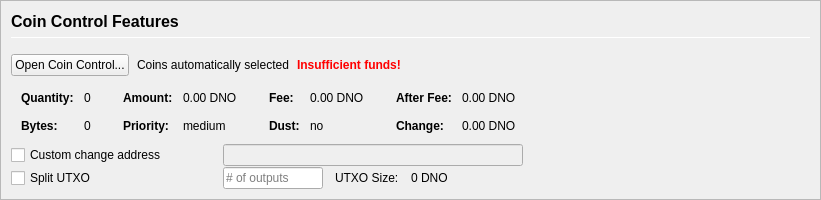
         <widget class="QFrame" name="frameCoinControl">
          <property name="sizePolicy">
           <sizepolicy hsizetype="Expanding" vsizetype="Expanding">
            <horstretch>0</horstretch>
            <verstretch>0</verstretch>
           </sizepolicy>
          </property>
          <property name="maximumSize">
           <size>
            <width>16777215</width>
            <height>16777215</height>
           </size>
          </property>
          <property name="frameShape">
           <enum>QFrame::StyledPanel</enum>
          </property>
          <property name="frameShadow">
           <enum>QFrame::Sunken</enum>
          </property>
          <layout class="QVBoxLayout" name="verticalLayoutCoinControl2">
           <property name="spacing">
            <number>0</number>
           </property>
           <property name="leftMargin">
            <number>0</number>
           </property>
           <property name="topMargin">
            <number>0</number>
           </property>
           <property name="rightMargin">
            <number>0</number>
           </property>
           <property name="bottomMargin">
            <number>0</number>
           </property>
           <item>
            <widget class="QFrame" name="frameCoinControl_BG">
             <layout class="QVBoxLayout" name="verticalLayoutCoinControl" stretch="0,0,0,0,0,0">
              <property name="spacing">
               <number>1</number>
              </property>
              <property name="leftMargin">
               <number>10</number>
              </property>
              <property name="topMargin">
               <number>10</number>
              </property>
              <item>
               <layout class="QHBoxLayout" name="horizontalLayoutCoinControl1">
                <property name="bottomMargin">
                 <number>15</number>
                </property>
                <item>
                 <layout class="QVBoxLayout" name="verticalLayout_3">
                  <property name="spacing">
                   <number>6</number>
                  </property>
                  <item>
                   <widget class="QLabel" name="labelCoinControlFeatures">
                    <property name="sizePolicy">
                     <sizepolicy hsizetype="Preferred" vsizetype="Maximum">
                      <horstretch>0</horstretch>
                      <verstretch>0</verstretch>
                     </sizepolicy>
                    </property>
                    <property name="minimumSize">
                     <size>
                      <width>0</width>
                      <height>20</height>
                     </size>
                    </property>
                    <property name="font">
                     <font>
                      <pointsize>12</pointsize>
                      <weight>75</weight>
                      <bold>true</bold>
                     </font>
                    </property>
                    <property name="styleSheet">
                     <string notr="true">font-weight:bold;</string>
                    </property>
                    <property name="text">
                     <string>Coin Control Features</string>
                    </property>
                   </widget>
                  </item>
                  <item>
                   <widget class="Line" name="line">
                    <property name="minimumSize">
                     <size>
                      <width>0</width>
                      <height>1</height>
                     </size>
                    </property>
                    <property name="maximumSize">
                     <size>
                      <width>16777215</width>
                      <height>1</height>
                     </size>
                    </property>
                    <property name="orientation">
                     <enum>Qt::Horizontal</enum>
                    </property>
                   </widget>
                  </item>
                 </layout>
                </item>
               </layout>
              </item>
              <item>
               <layout class="QHBoxLayout" name="horizontalLayoutCoinControl2" stretch="0,0,0,0">
                <property name="spacing">
                 <number>8</number>
                </property>
                <property name="bottomMargin">
                 <number>10</number>
                </property>
                <item>
                 <widget class="QPushButton" name="pushButtonCoinControl">
                  <property name="styleSheet">
                   <string notr="true"/>
                  </property>
                  <property name="text">
                   <string>Open Coin Control...</string>
                  </property>
                  <property name="autoDefault">
                   <bool>false</bool>
                  </property>
                 </widget>
                </item>
                <item>
                 <widget class="QLabel" name="labelCoinControlAutomaticallySelected">
                  <property name="text">
                   <string>Coins automatically selected</string>
                  </property>
                  <property name="margin">
                   <number>5</number>
                  </property>
                 </widget>
                </item>
                <item>
                 <widget class="QLabel" name="labelCoinControlInsuffFunds">
                  <property name="font">
                   <font>
                    <weight>75</weight>
                    <bold>true</bold>
                   </font>
                  </property>
                  <property name="styleSheet">
                   <string notr="true">color:red;font-weight:bold;</string>
                  </property>
                  <property name="text">
                   <string>Insufficient funds!</string>
                  </property>
                  <property name="margin">
                   <number>5</number>
                  </property>
                 </widget>
                </item>
                <item>
                 <spacer name="horizontalSpacerCoinControl">
                  <property name="orientation">
                   <enum>Qt::Horizontal</enum>
                  </property>
                  <property name="sizeHint" stdset="0">
                   <size>
                    <width>40</width>
                    <height>1</height>
                   </size>
                  </property>
                 </spacer>
                </item>
               </layout>
              </item>
              <item>
               <widget class="QWidget" name="widgetCoinControl" native="true">
                <property name="sizePolicy">
                 <sizepolicy hsizetype="Preferred" vsizetype="Preferred">
                  <horstretch>0</horstretch>
                  <verstretch>0</verstretch>
                 </sizepolicy>
                </property>
                <property name="minimumSize">
                 <size>
                  <width>0</width>
                  <height>0</height>
                 </size>
                </property>
                <property name="styleSheet">
                 <string notr="true"/>
                </property>
                <layout class="QHBoxLayout" name="horizontalLayoutCoinControl5">
                 <property name="leftMargin">
                  <number>0</number>
                 </property>
                 <property name="topMargin">
                  <number>0</number>
                 </property>
                 <property name="rightMargin">
                  <number>0</number>
                 </property>
                 <property name="bottomMargin">
                  <number>0</number>
                 </property>
                 <item>
                  <layout class="QHBoxLayout" name="horizontalLayoutCoinControl3" stretch="0,0,0,1">
                   <property name="spacing">
                    <number>20</number>
                   </property>
                   <property name="topMargin">
                    <number>0</number>
                   </property>
                   <property name="bottomMargin">
                    <number>10</number>
                   </property>
                   <item>
                    <layout class="QFormLayout" name="formLayoutCoinControl1">
                     <property name="horizontalSpacing">
                      <number>10</number>
                     </property>
                     <property name="verticalSpacing">
                      <number>14</number>
                     </property>
                     <property name="leftMargin">
                      <number>10</number>
                     </property>
                     <property name="topMargin">
                      <number>4</number>
                     </property>
                     <property name="rightMargin">
                      <number>6</number>
                     </property>
                     <item row="0" column="0">
                      <widget class="QLabel" name="labelCoinControlQuantityText">
                       <property name="font">
                        <font>
                         <weight>75</weight>
                         <bold>true</bold>
                        </font>
                       </property>
                       <property name="text">
                        <string>Quantity:</string>
                       </property>
                       <property name="margin">
                        <number>0</number>
                       </property>
                      </widget>
                     </item>
                     <item row="0" column="1">
                      <widget class="QLabel" name="labelCoinControlQuantity">
                       <property name="cursor">
                        <cursorShape>IBeamCursor</cursorShape>
                       </property>
                       <property name="contextMenuPolicy">
                        <enum>Qt::ActionsContextMenu</enum>
                       </property>
                       <property name="text">
                        <string notr="true">0</string>
                       </property>
                       <property name="margin">
                        <number>0</number>
                       </property>
                       <property name="textInteractionFlags">
                        <set>Qt::LinksAccessibleByMouse|Qt::TextSelectableByKeyboard|Qt::TextSelectableByMouse</set>
                       </property>
                      </widget>
                     </item>
                     <item row="1" column="0">
                      <widget class="QLabel" name="labelCoinControlBytesText">
                       <property name="font">
                        <font>
                         <weight>75</weight>
                         <bold>true</bold>
                        </font>
                       </property>
                       <property name="text">
                        <string>Bytes:</string>
                       </property>
                      </widget>
                     </item>
                     <item row="1" column="1">
                      <widget class="QLabel" name="labelCoinControlBytes">
                       <property name="cursor">
                        <cursorShape>IBeamCursor</cursorShape>
                       </property>
                       <property name="contextMenuPolicy">
                        <enum>Qt::ActionsContextMenu</enum>
                       </property>
                       <property name="text">
                        <string notr="true">0</string>
                       </property>
                       <property name="textInteractionFlags">
                        <set>Qt::LinksAccessibleByMouse|Qt::TextSelectableByKeyboard|Qt::TextSelectableByMouse</set>
                       </property>
                      </widget>
                     </item>
                    </layout>
                   </item>
                   <item>
                    <layout class="QFormLayout" name="formLayoutCoinControl2">
                     <property name="horizontalSpacing">
                      <number>10</number>
                     </property>
                     <property name="verticalSpacing">
                      <number>14</number>
                     </property>
                     <property name="leftMargin">
                      <number>6</number>
                     </property>
                     <property name="topMargin">
                      <number>4</number>
                     </property>
                     <property name="rightMargin">
                      <number>6</number>
                     </property>
                     <item row="0" column="0">
                      <widget class="QLabel" name="labelCoinControlAmountText">
                       <property name="font">
                        <font>
                         <weight>75</weight>
                         <bold>true</bold>
                        </font>
                       </property>
                       <property name="text">
                        <string>Amount:</string>
                       </property>
                       <property name="margin">
                        <number>0</number>
                       </property>
                      </widget>
                     </item>
                     <item row="0" column="1">
                      <widget class="QLabel" name="labelCoinControlAmount">
                       <property name="cursor">
                        <cursorShape>IBeamCursor</cursorShape>
                       </property>
                       <property name="contextMenuPolicy">
                        <enum>Qt::ActionsContextMenu</enum>
                       </property>
                       <property name="text">
                        <string notr="true">0.00 DNO</string>
                       </property>
                       <property name="textInteractionFlags">
                        <set>Qt::LinksAccessibleByMouse|Qt::TextSelectableByKeyboard|Qt::TextSelectableByMouse</set>
                       </property>
                      </widget>
                     </item>
                     <item row="1" column="0">
                      <widget class="QLabel" name="labelCoinControlPriorityText">
                       <property name="font">
                        <font>
                         <weight>75</weight>
                         <bold>true</bold>
                        </font>
                       </property>
                       <property name="text">
                        <string>Priority:</string>
                       </property>
                      </widget>
                     </item>
                     <item row="1" column="1">
                      <widget class="QLabel" name="labelCoinControlPriority">
                       <property name="cursor">
                        <cursorShape>IBeamCursor</cursorShape>
                       </property>
                       <property name="contextMenuPolicy">
                        <enum>Qt::ActionsContextMenu</enum>
                       </property>
                       <property name="text">
                        <string>medium</string>
                       </property>
                       <property name="textInteractionFlags">
                        <set>Qt::LinksAccessibleByMouse|Qt::TextSelectableByKeyboard|Qt::TextSelectableByMouse</set>
                       </property>
                      </widget>
                     </item>
                    </layout>
                   </item>
                   <item>
                    <layout class="QFormLayout" name="formLayoutCoinControl3">
                     <property name="horizontalSpacing">
                      <number>10</number>
                     </property>
                     <property name="verticalSpacing">
                      <number>14</number>
                     </property>
                     <property name="leftMargin">
                      <number>6</number>
                     </property>
                     <property name="topMargin">
                      <number>4</number>
                     </property>
                     <property name="rightMargin">
                      <number>6</number>
                     </property>
                     <item row="0" column="0">
                      <widget class="QLabel" name="labelCoinControlFeeText">
                       <property name="font">
                        <font>
                         <weight>75</weight>
                         <bold>true</bold>
                        </font>
                       </property>
                       <property name="text">
                        <string>Fee:</string>
                       </property>
                       <property name="margin">
                        <number>0</number>
                       </property>
                      </widget>
                     </item>
                     <item row="0" column="1">
                      <widget class="QLabel" name="labelCoinControlFee">
                       <property name="cursor">
                        <cursorShape>IBeamCursor</cursorShape>
                       </property>
                       <property name="contextMenuPolicy">
                        <enum>Qt::ActionsContextMenu</enum>
                       </property>
                       <property name="text">
                        <string notr="true">0.00 DNO</string>
                       </property>
                       <property name="textInteractionFlags">
                        <set>Qt::LinksAccessibleByMouse|Qt::TextSelectableByKeyboard|Qt::TextSelectableByMouse</set>
                       </property>
                      </widget>
                     </item>
                     <item row="1" column="0">
                      <widget class="QLabel" name="labelCoinControlLowOutputText">
                       <property name="font">
                        <font>
                         <weight>75</weight>
                         <bold>true</bold>
                        </font>
                       </property>
                       <property name="text">
                        <string>Dust:</string>
                       </property>
                      </widget>
                     </item>
                     <item row="1" column="1">
                      <widget class="QLabel" name="labelCoinControlLowOutput">
                       <property name="cursor">
                        <cursorShape>IBeamCursor</cursorShape>
                       </property>
                       <property name="contextMenuPolicy">
                        <enum>Qt::ActionsContextMenu</enum>
                       </property>
                       <property name="text">
                        <string>no</string>
                       </property>
                       <property name="textInteractionFlags">
                        <set>Qt::LinksAccessibleByMouse|Qt::TextSelectableByKeyboard|Qt::TextSelectableByMouse</set>
                       </property>
                      </widget>
                     </item>
                    </layout>
                   </item>
                   <item>
                    <layout class="QFormLayout" name="formLayoutCoinControl4">
                     <property name="horizontalSpacing">
                      <number>10</number>
                     </property>
                     <property name="verticalSpacing">
                      <number>14</number>
                     </property>
                     <property name="leftMargin">
                      <number>6</number>
                     </property>
                     <property name="topMargin">
                      <number>4</number>
                     </property>
                     <property name="rightMargin">
                      <number>6</number>
                     </property>
                     <item row="0" column="0">
                      <widget class="QLabel" name="labelCoinControlAfterFeeText">
                       <property name="font">
                        <font>
                         <weight>75</weight>
                         <bold>true</bold>
                        </font>
                       </property>
                       <property name="text">
                        <string>After Fee:</string>
                       </property>
                       <property name="margin">
                        <number>0</number>
                       </property>
                      </widget>
                     </item>
                     <item row="0" column="1">
                      <widget class="QLabel" name="labelCoinControlAfterFee">
                       <property name="cursor">
                        <cursorShape>IBeamCursor</cursorShape>
                       </property>
                       <property name="contextMenuPolicy">
                        <enum>Qt::ActionsContextMenu</enum>
                       </property>
                       <property name="text">
                        <string notr="true">0.00 DNO</string>
                       </property>
                       <property name="textInteractionFlags">
                        <set>Qt::LinksAccessibleByMouse|Qt::TextSelectableByKeyboard|Qt::TextSelectableByMouse</set>
                       </property>
                      </widget>
                     </item>
                     <item row="1" column="0">
                      <widget class="QLabel" name="labelCoinControlChangeText">
                       <property name="font">
                        <font>
                         <weight>75</weight>
                         <bold>true</bold>
                        </font>
                       </property>
                       <property name="text">
                        <string>Change:</string>
                       </property>
                      </widget>
                     </item>
                     <item row="1" column="1">
                      <widget class="QLabel" name="labelCoinControlChange">
                       <property name="cursor">
                        <cursorShape>IBeamCursor</cursorShape>
                       </property>
                       <property name="contextMenuPolicy">
                        <enum>Qt::ActionsContextMenu</enum>
                       </property>
                       <property name="text">
                        <string notr="true">0.00 DNO</string>
                       </property>
                       <property name="textInteractionFlags">
                        <set>Qt::LinksAccessibleByMouse|Qt::TextSelectableByKeyboard|Qt::TextSelectableByMouse</set>
                       </property>
                      </widget>
                     </item>
                    </layout>
                   </item>
                  </layout>
                 </item>
                </layout>
               </widget>
              </item>
              <item>
               <layout class="QHBoxLayout" name="horizontalLayoutCoinControl4">
                <property name="spacing">
                 <number>12</number>
                </property>
                <property name="sizeConstraint">
                 <enum>QLayout::SetDefaultConstraint</enum>
                </property>
                <property name="topMargin">
                 <number>0</number>
                </property>
                <property name="rightMargin">
                 <number>0</number>
                </property>
                <item>
                 <widget class="QCheckBox" name="checkBoxCoinControlChange">
                  <property name="sizePolicy">
                   <sizepolicy hsizetype="Preferred" vsizetype="Preferred">
                    <horstretch>0</horstretch>
                    <verstretch>0</verstretch>
                   </sizepolicy>
                  </property>
                  <property name="minimumSize">
                   <size>
                    <width>200</width>
                    <height>0</height>
                   </size>
                  </property>
                  <property name="maximumSize">
                   <size>
                    <width>200</width>
                    <height>16777215</height>
                   </size>
                  </property>
                  <property name="toolTip">
                   <string>If this is activated, but the change address is empty or invalid, change will be sent to a newly generated address.</string>
                  </property>
                  <property name="text">
                   <string>Custom change address</string>
                  </property>
                 </widget>
                </item>
                <item>
                 <widget class="QValidatedLineEdit" name="lineEditCoinControlChange">
                  <property name="enabled">
                   <bool>false</bool>
                  </property>
                  <property name="sizePolicy">
                   <sizepolicy hsizetype="Preferred" vsizetype="Preferred">
                    <horstretch>0</horstretch>
                    <verstretch>0</verstretch>
                   </sizepolicy>
                  </property>
                  <property name="minimumSize">
                   <size>
                    <width>300</width>
                    <height>0</height>
                   </size>
                  </property>
                 </widget>
                </item>
                <item>
                 <widget class="QLabel" name="labelCoinControlChangeLabel">
                  <property name="sizePolicy">
                   <sizepolicy hsizetype="Preferred" vsizetype="Preferred">
                    <horstretch>0</horstretch>
                    <verstretch>0</verstretch>
                   </sizepolicy>
                  </property>
                  <property name="minimumSize">
                   <size>
                    <width>100</width>
                    <height>0</height>
                   </size>
                  </property>
                  <property name="text">
                   <string/>
                  </property>
                  <property name="margin">
                   <number>3</number>
                  </property>
                 </widget>
                </item>
               </layout>
              </item>
              <item>
               <layout class="QHBoxLayout" name="horizontalLayoutCoinControl6">
                <property name="spacing">
                 <number>12</number>
                </property>
                <property name="rightMargin">
                 <number>0</number>
                </property>
                <item>
                 <widget class="QCheckBox" name="splitBlockCheckBox">
                  <property name="sizePolicy">
                   <sizepolicy hsizetype="Preferred" vsizetype="Preferred">
                    <horstretch>0</horstretch>
                    <verstretch>0</verstretch>
                   </sizepolicy>
                  </property>
                  <property name="minimumSize">
                   <size>
                    <width>200</width>
                    <height>0</height>
                   </size>
                  </property>
                  <property name="maximumSize">
                   <size>
                    <width>200</width>
                    <height>16777215</height>
                   </size>
                  </property>
                  <property name="text">
                   <string>Split UTXO</string>
                  </property>
                 </widget>
                </item>
                <item>
                 <widget class="QLineEdit" name="splitBlockLineEdit">
                  <property name="sizePolicy">
                   <sizepolicy hsizetype="Preferred" vsizetype="Preferred">
                    <horstretch>50</horstretch>
                    <verstretch>0</verstretch>
                   </sizepolicy>
                  </property>
                  <property name="minimumSize">
                   <size>
                    <width>100</width>
                    <height>0</height>
                   </size>
                  </property>
                  <property name="maximumSize">
                   <size>
                    <width>100</width>
                    <height>16777215</height>
                   </size>
                  </property>
                  <property name="placeholderText">
                   <string># of outputs</string>
                  </property>
                 </widget>
                </item>
                <item>
                 <widget class="QLabel" name="labelBlockSizeText">
                  <property name="text">
                   <string>UTXO Size:</string>
                  </property>
                 </widget>
                </item>
                <item>
                 <widget class="QLabel" name="labelBlockSize">
                  <property name="text">
                   <string>0 DNO</string>
                  </property>
                 </widget>
                </item>
                <item>
                 <spacer name="horizontalSpacer_7">
                  <property name="orientation">
                   <enum>Qt::Horizontal</enum>
                  </property>
                  <property name="sizeHint" stdset="0">
                   <size>
                    <width>40</width>
                    <height>20</height>
                   </size>
                  </property>
                 </spacer>
                </item>
               </layout>
              </item>
              <item>
               <spacer name="verticalSpacerCoinControl">
                <property name="orientation">
                 <enum>Qt::Vertical</enum>
                </property>
                <property name="sizeHint" stdset="0">
                 <size>
                  <width>800</width>
                  <height>1</height>
                 </size>
                </property>
               </spacer>
              </item>
             </layout>
            </widget>
           </item>
          </layout>
         </widget>
